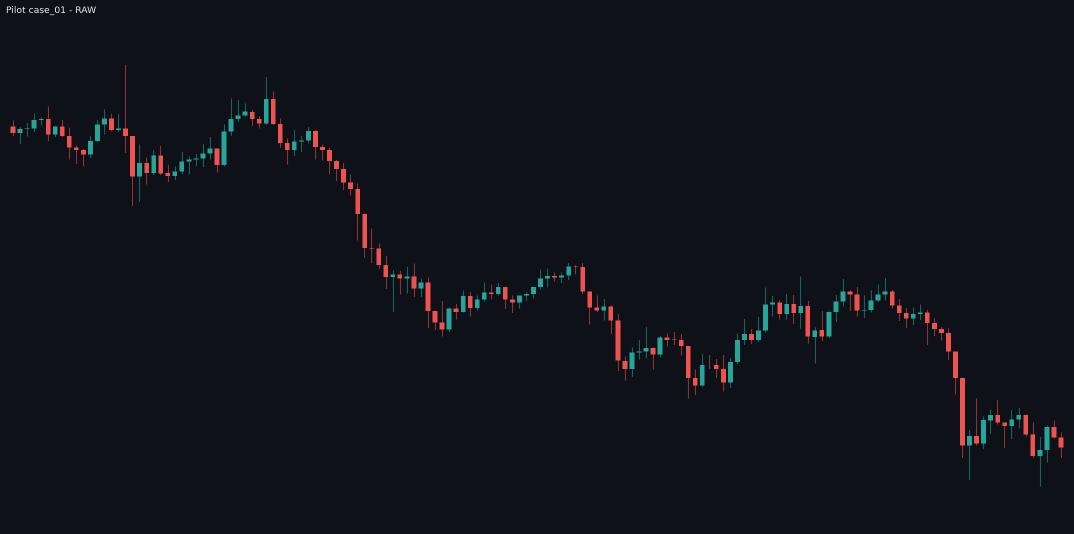
#> input picture pilot_v1/case_01/raw.png, 2148 x 1068 px (shown at 1/2 size); its folder holds only this picture in this run
$ python -i perception_interrogation.py   (imports and definitions only)
#> lines starting #> are read from the running program, lines starting #| are printed output that depends on the picture
"""Executable SMC perception interrogation and certification gates."""
from __future__ import annotations

import hashlib
import json
import math
from collections.abc import Callable, Mapping, Sequence
from pathlib import Path
from typing import Any

import pandas as pd
from PIL import Image, ImageEnhance, ImageOps
from pydantic import ValidationError

from smc_desk.eval.gold_set_loader import GoldChartCase
from smc_desk.evaluation.evidence_signing import verify_evidence_envelope
from smc_desk.evaluation.interrogation_cohort import DIMENSION_WEIGHTS


FUTURE_REACTION_FIELDS = {
    "future_reaction",
    "reaction_score",
    "outcome",
    "realized_rr",
    "mfe",
    "mae",
    "target_hit",
    "stop_hit",
    "profitable",
}

TIMEFRAME_DURATION = {
    "5m": pd.Timedelta(minutes=5),
    "15m": pd.Timedelta(minutes=15),
    "1h": pd.Timedelta(hours=1),
    "4h": pd.Timedelta(hours=4),
    "1d": pd.Timedelta(days=1),
}


# [114 lines left out: functions freeze_poi_ranking, run_sequential_replay, evaluate_runtime_causal_integrity, not called in this run]


def generate_chart_perturbations(image_path: str | Path, output_dir: str | Path) -> dict[str, Any]:
#> called with image_path = '../../pilot_v1/case_01/raw.png', output_dir = 'out.png'
    source_path = Path(image_path)
    if not source_path.exists():
        raise FileNotFoundError(source_path)
    target = Path(output_dir)
    target.mkdir(parents=True, exist_ok=True)
    with Image.open(source_path) as raw:
#> raw is the input picture: PIL image 2148x1068 RGBA; mean R, G, B, A 16.3, 18.6, 24.4, 255
        source = raw.convert("RGB")
    width, height = source.size
#> width = 2148; height = 1068
    crop_box = (
        max(0, int(width * 0.08)),
        max(0, int(height * 0.08)),
        min(width, int(width * 0.92)),
        min(height, int(height * 0.92)),
    )
#> crop_box = (171, 85, 1976, 982)
    variants = {
        "baseline": source,
        "grayscale": ImageOps.grayscale(source).convert("RGB"),
        "inverted_theme": ImageOps.invert(source),
        "reduced_contrast": ImageEnhance.Contrast(source).enhance(0.65),
        "resized_75pct": source.resize((max(1, int(width * 0.75)), max(1, int(height * 0.75)))),
        "center_crop_84pct": source.crop(crop_box),
        "padded_canvas": ImageOps.expand(source, border=(32, 24, 32, 24), fill=(245, 245, 245)),
    }
    manifest: dict[str, Any] = {}
    for name, image in variants.items():
        path = target / f"{name}.png"
        image.save(path, format="PNG")
        manifest[name] = {
            "path": str(path),
            "sha256": hashlib.sha256(path.read_bytes()).hexdigest(),
            "width": image.width,
            "height": image.height,
            "transformation": name,
        }
#> this loop made 7 passes
#> name on passes 1 to 7: 'baseline', 'grayscale', 'inverted_theme', 'reduced_contrast', 'resized_75pct', 'center_crop_84pct', 'padded_canvas'
#> pass 2, in generate_chart_perturbations, `image.save(path, format="PNG")`:
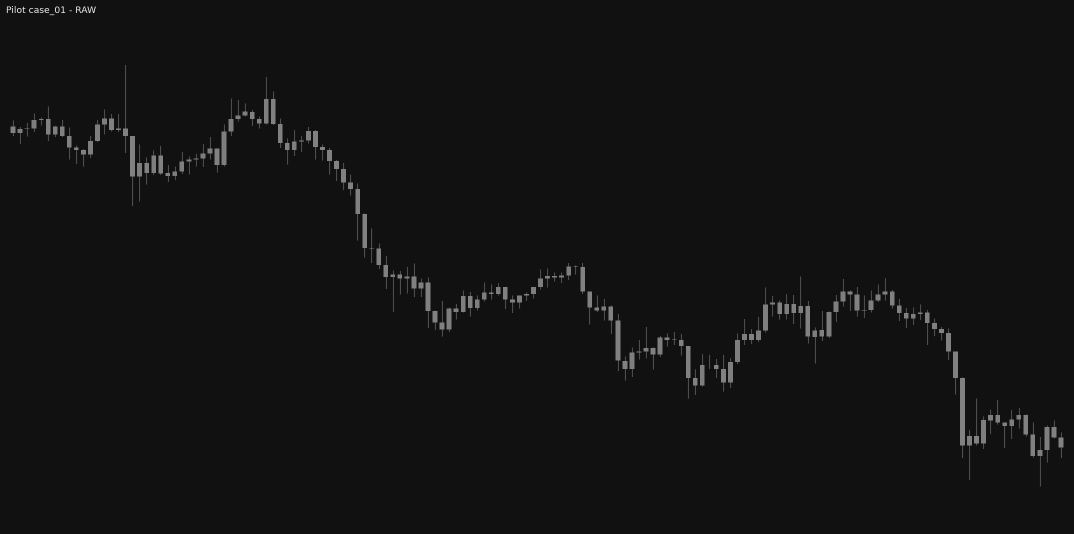
#> saved as grayscale.png: PIL image 2148x1068 RGB (shown at 1/2 size); min 17, max 236, mean 18.8
#> after the loop, manifest = 7 items
    return {
        "schema": "smc_chart_perturbation_manifest_v1",
        "source_path": str(source_path),
        "variants": manifest,
        "variant_count": len(manifest),
        "semantic_evaluation_status": "PENDING_REAL_VISION_RESPONSES",
    }


# [582 lines left out: functions evaluate_perturbation_responses, evaluate_no_evidence_baselines, aggregate_perturbation_case_reports, aggregate_sweep_breakout_gold_cases, calibration_report, load_adjudicated_evaluation_inputs and 5 more, not called in this run]


def _timestamp(value: Any) -> pd.Timestamp:
    timestamp = pd.Timestamp(value)
    return timestamp.tz_localize("UTC") if timestamp.tzinfo is None else timestamp.tz_convert("UTC")


def _iso(value: pd.Timestamp) -> str:
    return value.isoformat().replace("+00:00", "Z")


def _hash(value: Any) -> str:
    payload = json.dumps(value, sort_keys=True, separators=(",", ":"), default=str)
    return hashlib.sha256(payload.encode("utf-8")).hexdigest()


# [94 lines left out: functions _load_json_if_present, _external_validation_context, _load_signed_external_report, _verify_payload_signature, not called in this run]


def _file_hash_if_present(path: Path) -> str | None:
    return hashlib.sha256(path.read_bytes()).hexdigest() if path.is_file() else None


__all__ = [
    "calibration_report",
    "aggregate_perturbation_case_reports",
    "aggregate_sweep_breakout_gold_cases",
    "certification_verdict",
    "evaluate_no_evidence_baselines",
    "evaluate_perturbation_responses",
    "evaluate_runtime_causal_integrity",
    "freeze_poi_ranking",
    "generate_chart_perturbations",
    "load_adjudicated_evaluation_inputs",
    "load_external_validation_readiness",
    "run_sequential_replay",
]

>>> result = generate_chart_perturbations('../../pilot_v1/case_01/raw.png', 'out.png')
#> result = 5 items

$ run again, on pilot_v1/case_01/v1.png
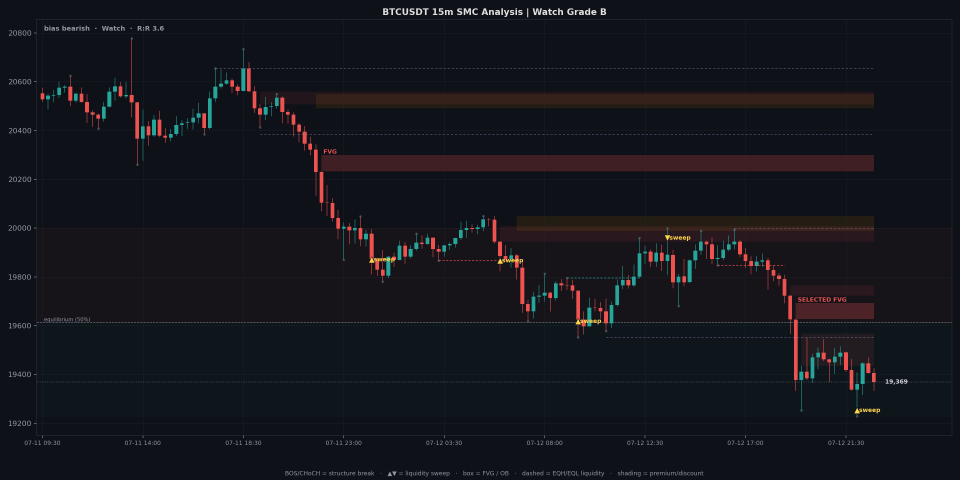
#> input picture pilot_v1/case_01/v1.png, 2880 x 1440 px (shown at 1/3 size)
#> in generate_chart_perturbations, raw is the input picture: PIL image 2880x1440 RGBA; mean R, G, B, A 21.2, 21.8, 27.2, 255
#> the loop in generate_chart_perturbations, `for name, image in variants.items():` made 7 passes
#> name on passes 1 to 7: 'baseline', 'grayscale', 'inverted_theme', 'reduced_contrast', 'resized_75pct', 'center_crop_84pct', 'padded_canvas'
#> pass 2, in generate_chart_perturbations, `image.save(path, format="PNG")`:
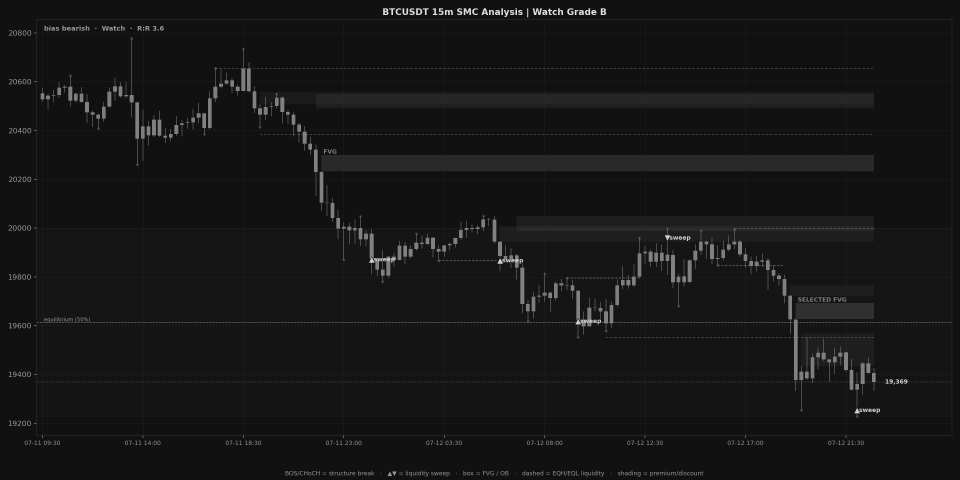
#> saved as grayscale.png: PIL image 2880x1440 RGB (shown at 1/3 size); min 17, max 224, mean 22.4
#> after the loop in generate_chart_perturbations, `for name, image in variants.items():`: manifest = 7 items
#> result = 5 items
